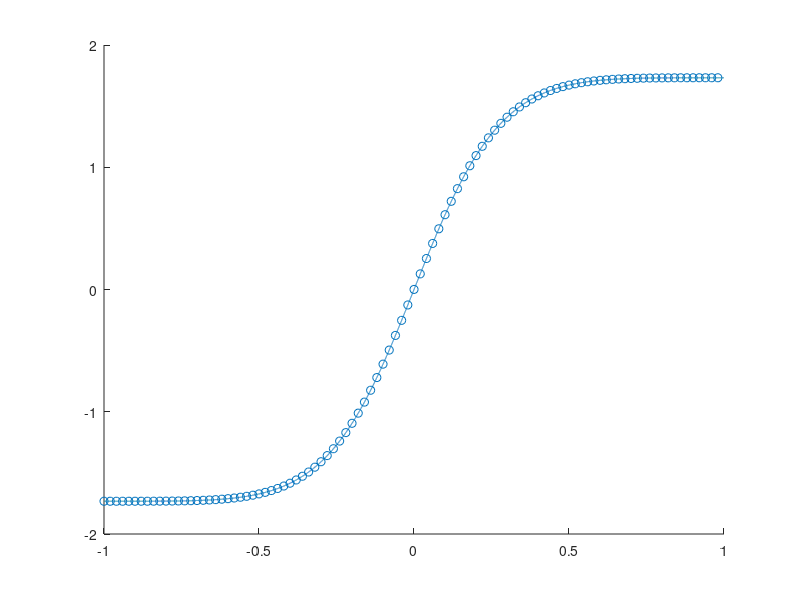

Write the MATLAB code that produced this figure.
%Here I will try to obtain a fairly precise solution numerically for the 1
%particle instanton, then move to the 3,5, ...N particle case if this one
%works well :)
clear all
clc

%Heun method for the equation: 
%chi'[z] = (1/sqrt(2)) * r/(1-z^2) * (chi[z]^2 - alpha)

%number of points in the curve
N = 10000;

%constants:
alpha = 3;  eps = 10^-10;   r = 3;

%imaginary time
z_reduced = linspace(-1 + eps, 1 - eps, N);
z = linspace(0, 1, N);

%time step:
dz = z(2) - z(1);
dz2= dz/2;

%the trajectory:
chi = zeros(1, N);

%boundary conditions:
chi(1)          = 0;
%chi((N/2))      = 0;
chi(end)        = sqrt(alpha);

%0th step:
chi_temp = chi(1) + dz * (r/sqrt(2))/(1-z(1)^2) * (chi(1)^2 - alpha);  %bc the diff.eq. is divergent at Z = 1

for i = 2:N
    %the z(i) and z(i+1) prefactors:
    prefactor1 = (sqrt(2)*(1 - z(i - 1)^2)/r);
    prefactor2 = (sqrt(2)*(1 - z(i)^2)/r);
    
    %calculting the next term in the trajectory
    if i == N
        chi(i) = chi(i - 1) - (dz2 * ((prefactor1^-1 * (chi(i - 1)^2 - alpha)) ));
    else
        chi(i) = chi(i - 1) - (dz2 * ((prefactor1^-1 * (chi(i - 1)^2 - alpha)) + (prefactor2^-1 * (chi_temp^2 - alpha))));
    end
    
    %the next temporary chi value
    chi_temp = chi(i) + dz * (prefactor2^-1 * (chi(i)^2 - alpha));

end
disp('done')

%the full trajectory from Z in[0, 1] curve:
chi_full    = zeros(1, 2*N - 1);
z_full      = linspace(-1, 1, 2*N - 1);
for i = 1:2*N - 1
    if i <= N
        chi_full(i) = -chi(end - i + 1);
    elseif i > N
        chi_full(i) = chi(i - N);
    end    
end

%the analytical function:
chi_a = sqrt(alpha) * tanh(atanh(z_full)*sqrt(alpha/2)*r);

figure(1)
clf(figure(1))
hold on

plot(z_full, chi_full)
scatter(z_full(1:(N/50):end), chi_a(1:(N/50):end))
hold off



